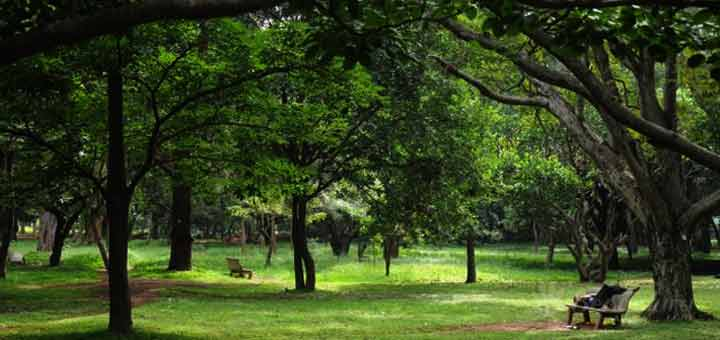
#> input picture cubb.jpg, 720 x 340 px
$ python ccbd.py
#> lines starting #> are read from the running program, lines starting #| are printed output that depends on the picture; after the words box and inside, x2 and y2 are one past the last pixel; in counts of white or black regions, pixels touching at a corner belong together; long printed decimals are rounded
import cv2
import numpy as np

img = cv2.imread("cubb.jpg")
#> img is the input picture: shape (340, 720, 3); mean B, G, R 31.4, 68.8, 54

    # Convert BGR to HSV
hsv = cv2.cvtColor(img, cv2.COLOR_BGR2HSV)
#> hsv: shape (340, 720, 3); mean H, S, V 43.3, 144.4, 69.3

    # define range of green color in HSV
lower_green = np.array([0,150,0])
upper_green = np.array([60,255,255])

    # Threshold the HSV image to get only green colors
mask = cv2.inRange(hsv, lower_green, upper_green)
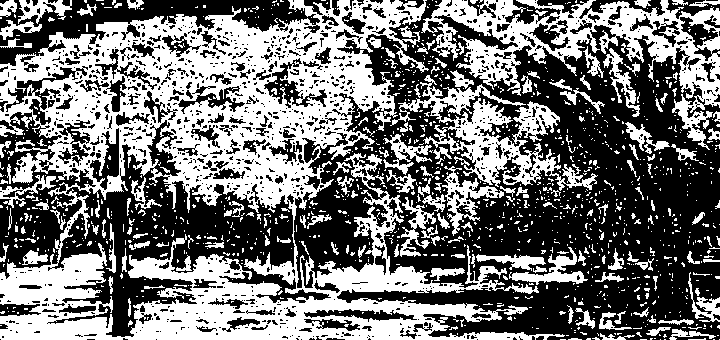
#> mask: shape (340, 720); 45.5% white; 1251 white regions (1072 under 20 px), largest, box (x1, y1, x2, y2) and area: (0, 0, 565, 340) 70847, (421, 0, 720, 150) 12311, (390, 75, 598, 191) 6565

    # Bitwise-AND mask and original image
res = cv2.bitwise_and(img,img, mask= mask)
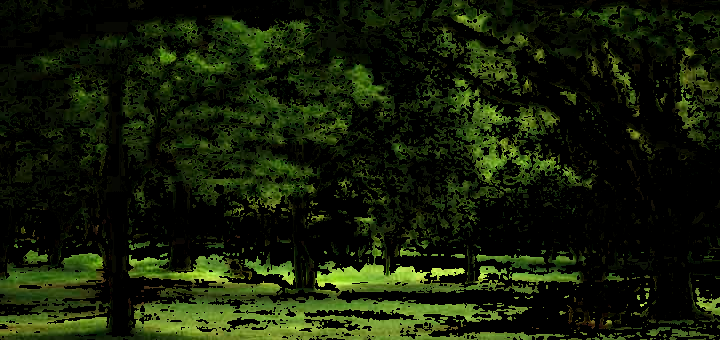
#> res: shape (340, 720, 3); mean B, G, R 8.3, 30.2, 21.1

cv2.imshow('img',img)
cv2.imshow('mask',mask)
cv2.imshow('res',res)

GREEN_MIN = np.array([0, 150, 0], np.uint8)
GREEN_MAX = np.array([60, 255, 255], np.uint8)

dst = cv2.inRange(res, GREEN_MIN, GREEN_MAX)
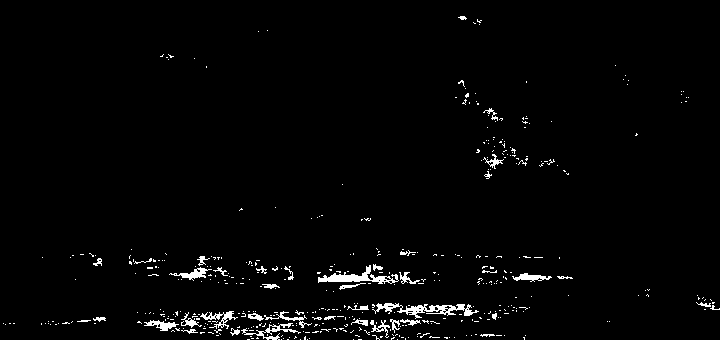
#> dst: shape (340, 720); 2.1% white in thin lines or dots
no_green = cv2.countNonZero(dst)
#> no_green = 5199
print('The number of green pixels in cubbon park: ' + str(no_green))
#| The number of green pixels in cubbon park: 5199
cv2.namedWindow("opencv")
cv2.imshow('opencv',img)
cv2.waitKey(0)

img = cv2.imread("garden.jpg")
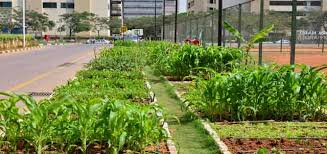
#> input picture garden.jpg, 327 x 154 px
#> img is the input picture: shape (154, 327, 3); mean B, G, R 74.6, 129.2, 119

hsv = cv2.cvtColor(img, cv2.COLOR_BGR2HSV)
#> hsv: shape (154, 327, 3); mean H, S, V 40.2, 126.9, 135.5

lower_green = np.array([0,150,0])
upper_green = np.array([60,255,255])

mask = cv2.inRange(hsv, lower_green, upper_green)
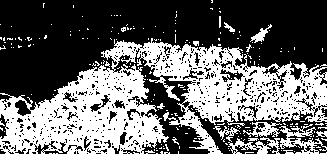
#> mask: shape (154, 327); 40.4% white; 217 white regions (204 under 20 px), largest, box (x1, y1, x2, y2) and area: (0, 38, 327, 154) 18000, (279, 124, 327, 154) 529, (228, 137, 280, 154) 376

res = cv2.bitwise_and(img,img, mask= mask)
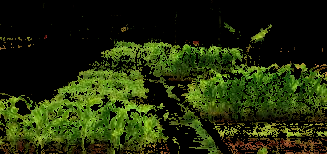
#> res: shape (154, 327, 3); mean B, G, R 10.4, 44.3, 33.7

cv2.imshow('img',img)
cv2.imshow('mask',mask)
cv2.imshow('res',res)

GREEN_MIN = np.array([0, 150, 0], np.uint8)
GREEN_MAX = np.array([60, 255, 255], np.uint8)

dst = cv2.inRange(res, GREEN_MIN, GREEN_MAX)
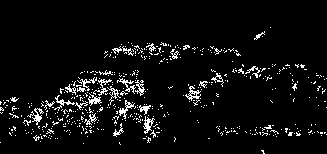
#> dst: shape (154, 327); 5.6% white in thin lines or dots, all inside (x1, y1, x2, y2) = (0, 27, 327, 154)
no_green1 = cv2.countNonZero(dst)
#> no_green1 = 2838
print('The number of green pixels in my garden: ' + str(no_green1))
#| The number of green pixels in my garden: 2838
print('The Green index = '+str(no_green1/no_green))
#| The Green index = 0.5459
print('Let the green scale of cubbon park be 10');
scale=int((no_green1/no_green)*10)
#> scale = 5
print('From scale of 1-10 the greenery scale of garden compared to cubbon park = '+str(scale));
#| From scale of 1-10 the greenery scale of garden compared to cubbon park = 5
cv2.namedWindow("opencv")
cv2.imshow('opencv',img)
cv2.waitKey(0)
